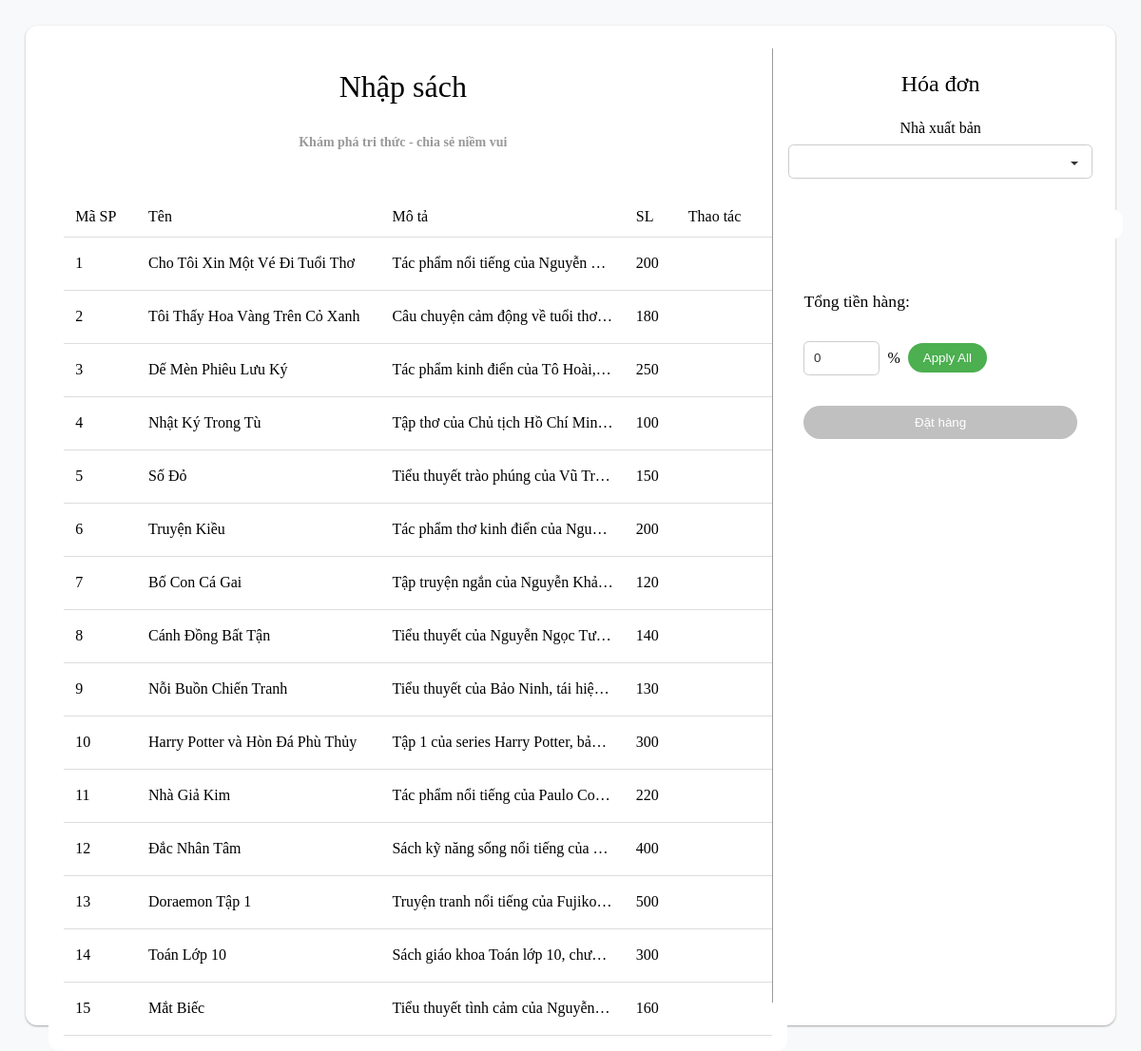
Page /FrontEnd/AdminUI/nhaphang/menunhaphang.php on the committed database.
### tables this page shows
CREATE TABLE IF NOT EXISTS product (
    product_id INT AUTO_INCREMENT PRIMARY KEY,
    product_name VARCHAR(100) NOT NULL,
    product_description TEXT,
    price DECIMAL(10, 2) NOT NULL,
    stock_quantity INT NOT NULL DEFAULT 0,
    status_id INT,
    image_url VARCHAR(255),
    created_at TIMESTAMP DEFAULT CURRENT_TIMESTAMP,
    updated_at TIMESTAMP DEFAULT CURRENT_TIMESTAMP ON UPDATE CURRENT_TIMESTAMP,
    FOREIGN KEY (status_id) REFERENCES status(id)
        ON DELETE SET NULL
        ON UPDATE CASCADE
);

### FrontEnd/AdminUI/nhaphang/menunhaphang.php (the view, shortened to what this page needs)
<?php
$sql_product_invoice =
        "SELECT image_url, product_name,
        product_description, stock_quantity, price, product_id
        FROM product p
        ORDER BY p.product_id ASC;";
$query_product_invoice = mysqli_query($conn, $sql_product_invoice);
?>
<div class="form">
    <div class="import-block">
        <div class="form-title">
            <h1>Nhập sách</h1>
            <h6>Khám phá tri thức - chia sẻ niềm vui</h6>
        </div>
        <div class="form-content">
            <table>
                <tr>
                    <td>Mã SP</td>
                    <td>Tên</td>
                    <td>Mô tả</td>
                    <td>SL</td>
                    <td>Thao tác</td>
                </tr>
            <?php
                while($row = mysqli_fetch_array($query_product_invoice)) {
            ?>
                <tr>
                    <td><?= $row['product_id'] ?></td>
                    <td><?= $row['product_name'] ?></td>
                    <td><?= $row['product_description'] ?></td>
                    <td><?= $row['stock_quantity'] ?></td>
                    <td><button class="select-button">Chọn</button></td>
                </tr>
            <?php
                }
            ?>
            </table>
        </div>
    </div>
    <div class="bill-block">
        <div class="bill-title">
            <h3>Hóa đơn</h3>
            <label for="supplier">Nhà xuất bản</label>
            <select name="supplier" id="supplier">
            </select>
        </div>
        <div class="invoice-block">
            <div class="invoice-content">
            </div>
            <div class="cart-info">
                <div class="priceContainer">
                        <h2>Tổng tiền hàng:</h2>
                    </div>
                    <div class="percentContainer">
                        <input type="text" id="percent" name="percent" placeholder="Lợi nhuận bán ra" oninput="updatePercentage(this)" value="0">
                        <label for="percent">%</label>
                        <button type="button" id="applyAllBtn">Apply All</button>
                    </div>
                <button type="button" id="confirmBtn">Đặt hàng</button>
            </div>
        </div>
    </div>
</div>

### FrontEnd/AdminUI/nhaphang/menunhaphang.php (style rules this page uses)
.form { display: flex; width: 100%; background: hsl(0 0% 100%); padding: 1.5rem; border-radius: 0.75rem; box-shadow: rgba(0, 0, 0, 0.12) 0px 1px 3px, rgba(0, 0, 0, 0.24) 0px 1px 2px; }
.import-block { width: 70%; padding-right: 1rem; }
.form-title { text-align: center; margin-bottom: 1.5rem; }
.form-title h1 { font-weight: var(--fw-bold); color: var(--clr-primary-300); font-size: 2rem; }
.form-title h6 { color: #999999; font-size: 0.875rem; }
.form-content { background-color: hsl(0 0% 100%); border-radius: 0.75rem; width: 100%; margin: 0.5rem 0; padding: 1rem; overflow-x: auto; }
.form-content table { width: 100%; border-collapse: collapse; }
.form-content th, .form-content td { padding: 0.75rem; border-bottom: 0.094rem solid #ddd; text-align: left; overflow: hidden; white-space: nowrap; text-overflow: ellipsis; max-width: 12.5rem; }
.select-button { padding: 0.5rem 1rem; border-radius: 100vmax; border: none; background-color: var(--clr-primary-300); color: white; font-weight: var(--fw-bold); cursor: pointer; transition: opacity 0.3s ease; }
.bill-block { width: 30%; border-left: 1px solid #999999; padding-left: 1rem; }
.bill-title { text-align: center; margin-bottom: 1.5rem; }
.bill-title h3 { font-weight: var(--fw-bold); color: var(--clr-primary-300); font-size: 1.5rem; }
.bill-title label { display: block; font-weight: var(--fw-bold); color: var(--clr-neutral-900); margin-bottom: 0.5rem; }
#supplier { width: 100%; padding: 0.6rem; border: 1px solid #ccc; border-radius: 0.35rem; background-color: hsl(0 0% 100%); color: #333; cursor: pointer; transition: border-color 0.15s ease, box-shadow 0.15s ease; appearance: none; background-repeat: no-repeat; background-position: right 0.6rem center; background-size: 1rem; }
.invoice-block { display: flex; flex-direction: column; gap: 1rem; width: 100%; }
.invoice-content { background-color: hsl(0 0% 100%); border-radius: 0.75rem; width: 100%; margin: 0.5rem 0; padding: 1rem; max-height: 300px; overflow-y: auto; }
.cart-info { display: flex; flex-direction: column; gap: 1rem; padding: 1rem; }
.priceContainer { display: flex; justify-content: space-between; align-items: center; }
.priceContainer h2 { font-weight: var(--fw-bold); font-size: 1.1rem; color: var(--clr-neutral-900); }
.percentContainer { display: flex; align-items: center; gap: 0.5rem; }
#percent { width: 80px; padding: 0.6rem; border: 1px solid #ccc; border-radius: 0.35rem; background-color: hsl(0 0% 100%); color: #333; transition: border-color 0.15s ease; }
#percent::placeholder { color: #999999; }
#applyAllBtn { padding: 0.5rem 1rem; border-radius: 100vmax; border: none; background-color: #4caf50; color: white; font-weight: var(--fw-bold); cursor: pointer; transition: background-color 0.3s ease; }
#confirmBtn { margin-top: 1rem; padding: 0.625rem 1.5rem; border-radius: 100vmax; border: none; background-color: #2dd2c0; color: white; font-weight: var(--fw-bold); cursor: pointer; transition: opacity 0.3s ease; }
#confirmBtn[disabled] { background-color: #c0c0c0; cursor: default; }

### rows in the picture
product: product_id "1", product_name "Cho Tôi Xin Một Vé Đi Tuổi Thơ", product_description "Tác phẩm nổi tiếng của Nguyễn…", stock_quantity "200"
product: product_id "2", product_name "Tôi Thấy Hoa Vàng Trên Cỏ Xanh", product_description "Câu chuyện cảm động về tuổi thơ…", stock_quantity "180"
product: product_id "3", product_name "Dế Mèn Phiêu Lưu Ký", product_description "Tác phẩm kinh điển của Tô Hoài,…", stock_quantity "250"
product: product_id "4", product_name "Nhật Ký Trong Tù", product_description "Tập thơ của Chủ tịch Hồ Chí Mi…", stock_quantity "100"
product: product_id "5", product_name "Số Đỏ", product_description "Tiểu thuyết trào phúng của Vũ Tr…", stock_quantity "150"
product: product_id "6", product_name "Truyện Kiều", product_description "Tác phẩm thơ kinh điển của Ngu…", stock_quantity "200"
product: product_id "7", product_name "Bố Con Cá Gai", product_description "Tập truyện ngắn của Nguyễn Kh…", stock_quantity "120"
product: product_id "8", product_name "Cánh Đồng Bất Tận", product_description "Tiểu thuyết của Nguyễn Ngọc Tư…", stock_quantity "140"
product: product_id "9", product_name "Nỗi Buồn Chiến Tranh", product_description "Tiểu thuyết của Bảo Ninh, tái hiệ…", stock_quantity "130"
product: product_id "10", product_name "Harry Potter và Hòn Đá Phù Thủy", product_description "Tập 1 của series Harry Potter, bả…", stock_quantity "300"
product: product_id "11", product_name "Nhà Giả Kim", product_description "Tác phẩm nổi tiếng của Paulo Co…", stock_quantity "220"
product: product_id "12", product_name "Đắc Nhân Tâm", product_description "Sách kỹ năng sống nổi tiếng của…", stock_quantity "400"
product: product_id "13", product_name "Doraemon Tập 1", product_description "Truyện tranh nổi tiếng của Fujiko…", stock_quantity "500"
product: product_id "14", product_name "Toán Lớp 10", product_description "Sách giáo khoa Toán lớp 10, chư…", stock_quantity "300"
product: product_id "15", product_name "Mắt Biếc", product_description "Tiểu thuyết tình cảm của Nguyễn…", stock_quantity "160"
